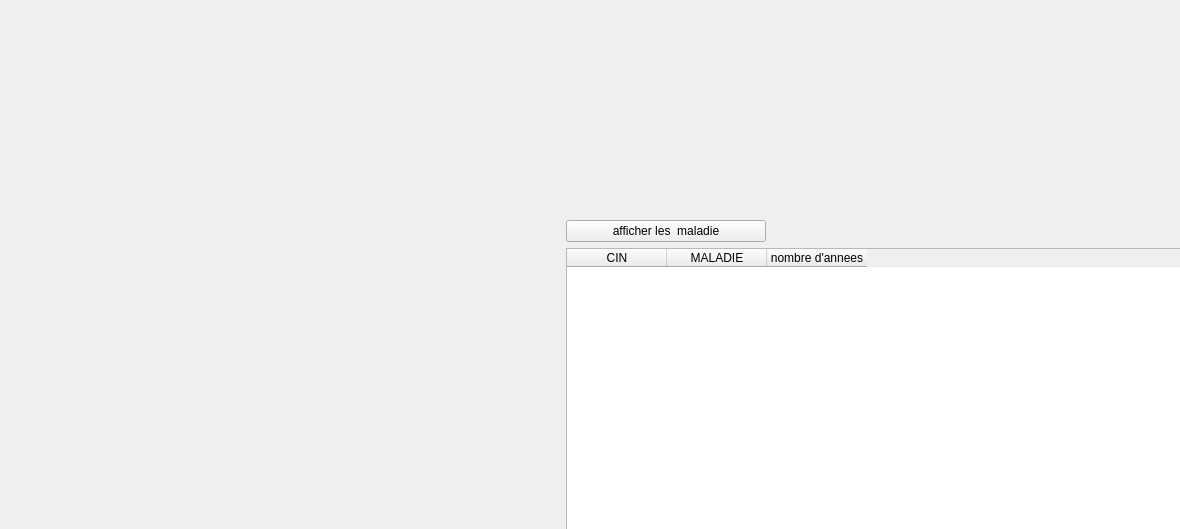
<?xml version="1.0" encoding="UTF-8"?>
<ui version="4.0">
 <class>waffm</class>
 <widget class="QWidget" name="waffm">
  <property name="geometry">
   <rect>
    <x>0</x>
    <y>0</y>
    <width>1180</width>
    <height>529</height>
   </rect>
  </property>
  <property name="windowTitle">
   <string>Form</string>
  </property>
  <property name="styleSheet">
   <string notr="true">#waffm{
	border-image: url(im31.png) 0 0 0 0 stretch stretch;
}</string>
  </property>
  <widget class="QWidget" name="formLayoutWidget">
   <property name="geometry">
    <rect>
     <x>560</x>
     <y>220</y>
     <width>721</width>
     <height>341</height>
    </rect>
   </property>
   <layout class="QFormLayout" name="formLayout">
    <item row="0" column="1">
     <widget class="QPushButton" name="affm">
      <property name="maximumSize">
       <size>
        <width>200</width>
        <height>16777215</height>
       </size>
      </property>
      <property name="text">
       <string>afficher les  maladie</string>
      </property>
     </widget>
    </item>
    <item row="1" column="1">
     <widget class="QTableWidget" name="tab">
      <property name="styleSheet">
       <string notr="true">QPushButton {
    background-color: #4CAF50;
    color: white;
}
</string>
      </property>
      <column>
       <property name="text">
        <string>CIN</string>
       </property>
      </column>
      <column>
       <property name="text">
        <string>MALADIE</string>
       </property>
      </column>
      <column>
       <property name="text">
        <string>nombre d'annees</string>
       </property>
      </column>
     </widget>
    </item>
   </layout>
  </widget>
 </widget>
 <resources>
  <include location="resouer.qrc"/>
 </resources>
 <connections/>
</ui>
